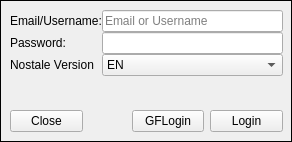
<?xml version="1.0" encoding="UTF-8"?>
<ui version="4.0">
 <class>PlayerUI</class>
 <widget class="QWidget" name="PlayerUI">
  <property name="geometry">
   <rect>
    <x>0</x>
    <y>0</y>
    <width>292</width>
    <height>142</height>
   </rect>
  </property>
  <property name="sizePolicy">
   <sizepolicy hsizetype="Expanding" vsizetype="Expanding">
    <horstretch>0</horstretch>
    <verstretch>0</verstretch>
   </sizepolicy>
  </property>
  <property name="windowTitle">
   <string>Form</string>
  </property>
  <layout class="QGridLayout" name="gridLayout_3">
   <property name="leftMargin">
    <number>0</number>
   </property>
   <property name="topMargin">
    <number>0</number>
   </property>
   <property name="rightMargin">
    <number>0</number>
   </property>
   <property name="bottomMargin">
    <number>0</number>
   </property>
   <property name="spacing">
    <number>0</number>
   </property>
   <item row="0" column="0">
    <widget class="QStackedWidget" name="stk_login_char">
     <property name="sizePolicy">
      <sizepolicy hsizetype="Minimum" vsizetype="Minimum">
       <horstretch>0</horstretch>
       <verstretch>0</verstretch>
      </sizepolicy>
     </property>
     <property name="minimumSize">
      <size>
       <width>250</width>
       <height>140</height>
      </size>
     </property>
     <property name="maximumSize">
      <size>
       <width>600</width>
       <height>600</height>
      </size>
     </property>
     <property name="autoFillBackground">
      <bool>true</bool>
     </property>
     <property name="frameShape">
      <enum>QFrame::Box</enum>
     </property>
     <property name="currentIndex">
      <number>0</number>
     </property>
     <widget class="QWidget" name="stk_pg_login">
      <layout class="QGridLayout" name="gridLayout_2">
       <item row="0" column="0" colspan="4">
        <layout class="QHBoxLayout" name="horizontalLayout_3">
         <property name="spacing">
          <number>0</number>
         </property>
         <item>
          <layout class="QVBoxLayout" name="verticalLayout_2">
           <item>
            <widget class="QLabel" name="lbl_username_inp">
             <property name="text">
              <string>Email/Username:</string>
             </property>
            </widget>
           </item>
           <item>
            <widget class="QLabel" name="lbl_password_inp">
             <property name="text">
              <string>Password: </string>
             </property>
            </widget>
           </item>
           <item>
            <widget class="QLabel" name="label_28">
             <property name="text">
              <string>Nostale Version</string>
             </property>
            </widget>
           </item>
          </layout>
         </item>
         <item>
          <layout class="QVBoxLayout" name="verticalLayout_3">
           <item>
            <widget class="QLineEdit" name="inp_username">
             <property name="placeholderText">
              <string>Email or Username</string>
             </property>
            </widget>
           </item>
           <item>
            <widget class="QLineEdit" name="inp_password">
             <property name="echoMode">
              <enum>QLineEdit::Password</enum>
             </property>
            </widget>
           </item>
           <item>
            <widget class="QComboBox" name="cmb_login_version">
             <item>
              <property name="text">
               <string>EN</string>
              </property>
             </item>
             <item>
              <property name="text">
               <string>DE</string>
              </property>
             </item>
             <item>
              <property name="text">
               <string>FR</string>
              </property>
             </item>
             <item>
              <property name="text">
               <string>IT</string>
              </property>
             </item>
             <item>
              <property name="text">
               <string>PL</string>
              </property>
             </item>
             <item>
              <property name="text">
               <string>ES</string>
              </property>
             </item>
             <item>
              <property name="text">
               <string>CZ</string>
              </property>
             </item>
             <item>
              <property name="text">
               <string>TR</string>
              </property>
             </item>
             <item>
              <property name="text">
               <string>RU</string>
              </property>
             </item>
             <item>
              <property name="text">
               <string>Vendetta</string>
              </property>
             </item>
             <item>
              <property name="text">
               <string>Custom Server (Edit in Settings)</string>
              </property>
             </item>
            </widget>
           </item>
          </layout>
         </item>
        </layout>
       </item>
       <item row="1" column="0">
        <spacer name="verticalSpacer_4">
         <property name="orientation">
          <enum>Qt::Vertical</enum>
         </property>
         <property name="sizeHint" stdset="0">
          <size>
           <width>20</width>
           <height>8</height>
          </size>
         </property>
        </spacer>
       </item>
       <item row="2" column="1">
        <spacer name="horizontalSpacer">
         <property name="orientation">
          <enum>Qt::Horizontal</enum>
         </property>
         <property name="sizeHint" stdset="0">
          <size>
           <width>0</width>
           <height>0</height>
          </size>
         </property>
        </spacer>
       </item>
       <item row="1" column="1">
        <spacer name="verticalSpacer_5">
         <property name="orientation">
          <enum>Qt::Vertical</enum>
         </property>
         <property name="sizeHint" stdset="0">
          <size>
           <width>20</width>
           <height>8</height>
          </size>
         </property>
        </spacer>
       </item>
       <item row="2" column="3">
        <widget class="QPushButton" name="login_login">
         <property name="text">
          <string>Login</string>
         </property>
        </widget>
       </item>
       <item row="2" column="0">
        <widget class="QPushButton" name="login_cancel_2">
         <property name="text">
          <string>Close</string>
         </property>
        </widget>
       </item>
       <item row="1" column="3">
        <spacer name="verticalSpacer_3">
         <property name="orientation">
          <enum>Qt::Vertical</enum>
         </property>
         <property name="sizeHint" stdset="0">
          <size>
           <width>20</width>
           <height>8</height>
          </size>
         </property>
        </spacer>
       </item>
       <item row="2" column="2">
        <widget class="QPushButton" name="gfloginstart">
         <property name="text">
          <string>GFLogin</string>
         </property>
        </widget>
       </item>
      </layout>
     </widget>
     <widget class="QWidget" name="page_3">
      <layout class="QGridLayout" name="gridLayout_4">
       <item row="0" column="0" colspan="3">
        <layout class="QVBoxLayout" name="verticalLayout_29">
         <property name="spacing">
          <number>0</number>
         </property>
         <item>
          <widget class="QLabel" name="label_26">
           <property name="text">
            <string>Server</string>
           </property>
          </widget>
         </item>
         <item>
          <widget class="QComboBox" name="cmb_server">
           <item>
            <property name="text">
             <string>Server 1 - Ancelloan</string>
            </property>
           </item>
           <item>
            <property name="text">
             <string>Server 2 - Fortuna</string>
            </property>
           </item>
           <item>
            <property name="text">
             <string>Server 3 - Zenas</string>
            </property>
           </item>
           <item>
            <property name="text">
             <string>Server 4 - Erenia</string>
            </property>
           </item>
          </widget>
         </item>
         <item>
          <widget class="QLabel" name="label_27">
           <property name="text">
            <string>Channel</string>
           </property>
          </widget>
         </item>
         <item>
          <widget class="QComboBox" name="cmb_channel">
           <item>
            <property name="text">
             <string>Channel 1</string>
            </property>
           </item>
           <item>
            <property name="text">
             <string>test</string>
            </property>
           </item>
           <item>
            <property name="text">
             <string>Channel 2</string>
            </property>
           </item>
           <item>
            <property name="text">
             <string>Channel 3</string>
            </property>
           </item>
           <item>
            <property name="text">
             <string>Channel 4</string>
            </property>
           </item>
           <item>
            <property name="text">
             <string>Channel 5</string>
            </property>
           </item>
           <item>
            <property name="text">
             <string>Channel 6</string>
            </property>
           </item>
          </widget>
         </item>
        </layout>
       </item>
       <item row="1" column="0">
        <spacer name="verticalSpacer_6">
         <property name="orientation">
          <enum>Qt::Vertical</enum>
         </property>
         <property name="sizeHint" stdset="0">
          <size>
           <width>20</width>
           <height>16</height>
          </size>
         </property>
        </spacer>
       </item>
       <item row="1" column="1">
        <spacer name="verticalSpacer_9">
         <property name="orientation">
          <enum>Qt::Vertical</enum>
         </property>
         <property name="sizeHint" stdset="0">
          <size>
           <width>20</width>
           <height>16</height>
          </size>
         </property>
        </spacer>
       </item>
       <item row="1" column="2">
        <spacer name="verticalSpacer_10">
         <property name="orientation">
          <enum>Qt::Vertical</enum>
         </property>
         <property name="sizeHint" stdset="0">
          <size>
           <width>20</width>
           <height>16</height>
          </size>
         </property>
        </spacer>
       </item>
       <item row="2" column="0">
        <widget class="QPushButton" name="login_cancel">
         <property name="text">
          <string>Close</string>
         </property>
        </widget>
       </item>
       <item row="2" column="1">
        <spacer name="horizontalSpacer_8">
         <property name="orientation">
          <enum>Qt::Horizontal</enum>
         </property>
         <property name="sizeHint" stdset="0">
          <size>
           <width>67</width>
           <height>20</height>
          </size>
         </property>
        </spacer>
       </item>
       <item row="2" column="2">
        <widget class="QPushButton" name="btn_select_server">
         <property name="text">
          <string>Continue</string>
         </property>
        </widget>
       </item>
      </layout>
     </widget>
     <widget class="QWidget" name="stk_pg_char">
      <layout class="QVBoxLayout" name="verticalLayout_4">
       <item>
        <widget class="QComboBox" name="login_char"/>
       </item>
       <item>
        <spacer name="verticalSpacer_7">
         <property name="orientation">
          <enum>Qt::Vertical</enum>
         </property>
         <property name="sizeType">
          <enum>QSizePolicy::Expanding</enum>
         </property>
         <property name="sizeHint" stdset="0">
          <size>
           <width>20</width>
           <height>64</height>
          </size>
         </property>
        </spacer>
       </item>
       <item>
        <layout class="QHBoxLayout" name="horizontalLayout_8">
         <item>
          <widget class="QPushButton" name="close">
           <property name="text">
            <string>Close</string>
           </property>
          </widget>
         </item>
         <item>
          <spacer name="horizontalSpacer_2">
           <property name="orientation">
            <enum>Qt::Horizontal</enum>
           </property>
           <property name="sizeHint" stdset="0">
            <size>
             <width>40</width>
             <height>20</height>
            </size>
           </property>
          </spacer>
         </item>
         <item>
          <widget class="QPushButton" name="btn_select_char">
           <property name="text">
            <string>Select</string>
           </property>
          </widget>
         </item>
        </layout>
       </item>
      </layout>
     </widget>
     <widget class="QWidget" name="stk_pg_info">
      <layout class="QVBoxLayout" name="verticalLayout">
       <item>
        <widget class="QLabel" name="label">
         <property name="maximumSize">
          <size>
           <width>16777215</width>
           <height>20</height>
          </size>
         </property>
         <property name="font">
          <font>
           <pointsize>12</pointsize>
          </font>
         </property>
         <property name="text">
          <string>ERROR:</string>
         </property>
        </widget>
       </item>
       <item>
        <widget class="QLabel" name="login_error">
         <property name="sizePolicy">
          <sizepolicy hsizetype="Expanding" vsizetype="Expanding">
           <horstretch>0</horstretch>
           <verstretch>0</verstretch>
          </sizepolicy>
         </property>
         <property name="font">
          <font>
           <pointsize>10</pointsize>
          </font>
         </property>
         <property name="styleSheet">
          <string notr="true">color:red;</string>
         </property>
         <property name="text">
          <string>errorstring</string>
         </property>
         <property name="alignment">
          <set>Qt::AlignLeading|Qt::AlignLeft|Qt::AlignTop</set>
         </property>
         <property name="wordWrap">
          <bool>true</bool>
         </property>
        </widget>
       </item>
       <item>
        <layout class="QHBoxLayout" name="horizontalLayout_4">
         <property name="spacing">
          <number>0</number>
         </property>
         <property name="sizeConstraint">
          <enum>QLayout::SetMinimumSize</enum>
         </property>
         <item>
          <spacer name="horizontalSpacer_3">
           <property name="orientation">
            <enum>Qt::Horizontal</enum>
           </property>
           <property name="sizeHint" stdset="0">
            <size>
             <width>40</width>
             <height>20</height>
            </size>
           </property>
          </spacer>
         </item>
         <item>
          <widget class="QPushButton" name="login_fail_ok">
           <property name="text">
            <string>OK!</string>
           </property>
          </widget>
         </item>
         <item>
          <widget class="QPushButton" name="loginFailRetry">
           <property name="text">
            <string>Retry</string>
           </property>
          </widget>
         </item>
         <item>
          <widget class="QPushButton" name="loginFailClose">
           <property name="text">
            <string>Close</string>
           </property>
          </widget>
         </item>
        </layout>
       </item>
      </layout>
     </widget>
     <widget class="QWidget" name="page_4">
      <layout class="QGridLayout" name="gridLayout_5">
       <item row="0" column="0" rowspan="3">
        <layout class="QVBoxLayout" name="verticalLayout_5">
         <item>
          <widget class="QLabel" name="cinfo_charimage">
           <property name="maximumSize">
            <size>
             <width>40</width>
             <height>40</height>
            </size>
           </property>
           <property name="text">
            <string/>
           </property>
           <property name="pixmap">
            <pixmap resource="images.qrc">:/profiles/ressources/1.png</pixmap>
           </property>
           <property name="scaledContents">
            <bool>true</bool>
           </property>
          </widget>
         </item>
         <item>
          <widget class="QLabel" name="vendetta">
           <property name="maximumSize">
            <size>
             <width>40</width>
             <height>16777215</height>
            </size>
           </property>
           <property name="font">
            <font>
             <pointsize>5</pointsize>
            </font>
           </property>
           <property name="text">
            <string/>
           </property>
           <property name="alignment">
            <set>Qt::AlignCenter</set>
           </property>
          </widget>
         </item>
        </layout>
       </item>
       <item row="0" column="1" colspan="4">
        <layout class="QHBoxLayout" name="horizontalLayout_6">
         <property name="spacing">
          <number>4</number>
         </property>
         <property name="sizeConstraint">
          <enum>QLayout::SetMaximumSize</enum>
         </property>
         <item>
          <widget class="QLabel" name="cinfo_username">
           <property name="maximumSize">
            <size>
             <width>16777215</width>
             <height>20</height>
            </size>
           </property>
           <property name="font">
            <font>
             <pointsize>9</pointsize>
             <weight>75</weight>
             <bold>true</bold>
            </font>
           </property>
           <property name="text">
            <string>Username</string>
           </property>
          </widget>
         </item>
         <item>
          <spacer name="horizontalSpacer_4">
           <property name="orientation">
            <enum>Qt::Horizontal</enum>
           </property>
           <property name="sizeHint" stdset="0">
            <size>
             <width>0</width>
             <height>2</height>
            </size>
           </property>
          </spacer>
         </item>
         <item>
          <widget class="QLabel" name="label_4">
           <property name="maximumSize">
            <size>
             <width>16777215</width>
             <height>20</height>
            </size>
           </property>
           <property name="font">
            <font>
             <weight>75</weight>
             <bold>true</bold>
            </font>
           </property>
           <property name="text">
            <string>Lv.</string>
           </property>
          </widget>
         </item>
         <item>
          <widget class="QLabel" name="cinfo_lvl">
           <property name="maximumSize">
            <size>
             <width>16777215</width>
             <height>20</height>
            </size>
           </property>
           <property name="text">
            <string>99</string>
           </property>
          </widget>
         </item>
         <item>
          <widget class="QLabel" name="label_6">
           <property name="maximumSize">
            <size>
             <width>16777215</width>
             <height>20</height>
            </size>
           </property>
           <property name="font">
            <font>
             <weight>75</weight>
             <bold>true</bold>
            </font>
           </property>
           <property name="text">
            <string>JLv.</string>
           </property>
          </widget>
         </item>
         <item>
          <widget class="QLabel" name="cinfi_jlvl">
           <property name="maximumSize">
            <size>
             <width>16777215</width>
             <height>20</height>
            </size>
           </property>
           <property name="text">
            <string>99</string>
           </property>
          </widget>
         </item>
        </layout>
       </item>
       <item row="1" column="1" colspan="4">
        <layout class="QHBoxLayout" name="horizontalLayout_7">
         <item>
          <layout class="QHBoxLayout" name="horizontalLayout_9">
           <property name="spacing">
            <number>0</number>
           </property>
           <item>
            <widget class="QLabel" name="label_2">
             <property name="maximumSize">
              <size>
               <width>10</width>
               <height>10</height>
              </size>
             </property>
             <property name="text">
              <string/>
             </property>
             <property name="pixmap">
              <pixmap resource="images.qrc">:/icons/ressources/Gold.png</pixmap>
             </property>
             <property name="scaledContents">
              <bool>true</bool>
             </property>
            </widget>
           </item>
           <item>
            <widget class="QLabel" name="cinfo_gold">
             <property name="sizePolicy">
              <sizepolicy hsizetype="Minimum" vsizetype="Minimum">
               <horstretch>0</horstretch>
               <verstretch>0</verstretch>
              </sizepolicy>
             </property>
             <property name="text">
              <string>0</string>
             </property>
            </widget>
           </item>
           <item>
            <widget class="QLabel" name="cinfo_goldwin">
             <property name="sizePolicy">
              <sizepolicy hsizetype="Expanding" vsizetype="Preferred">
               <horstretch>0</horstretch>
               <verstretch>0</verstretch>
              </sizepolicy>
             </property>
             <property name="font">
              <font>
               <pointsize>7</pointsize>
              </font>
             </property>
             <property name="text">
              <string>+0</string>
             </property>
            </widget>
           </item>
          </layout>
         </item>
         <item>
          <layout class="QHBoxLayout" name="horizontalLayout_10">
           <item>
            <widget class="QLabel" name="label_3">
             <property name="sizePolicy">
              <sizepolicy hsizetype="Minimum" vsizetype="Minimum">
               <horstretch>0</horstretch>
               <verstretch>0</verstretch>
              </sizepolicy>
             </property>
             <property name="minimumSize">
              <size>
               <width>10</width>
               <height>10</height>
              </size>
             </property>
             <property name="maximumSize">
              <size>
               <width>10</width>
               <height>10</height>
              </size>
             </property>
             <property name="text">
              <string/>
             </property>
             <property name="pixmap">
              <pixmap resource="images.qrc">:/icons/ressources/map.png</pixmap>
             </property>
             <property name="scaledContents">
              <bool>true</bool>
             </property>
            </widget>
           </item>
           <item>
            <widget class="QLabel" name="cinfo_mapname">
             <property name="sizePolicy">
              <sizepolicy hsizetype="Minimum" vsizetype="Preferred">
               <horstretch>0</horstretch>
               <verstretch>0</verstretch>
              </sizepolicy>
             </property>
             <property name="text">
              <string/>
             </property>
             <property name="alignment">
              <set>Qt::AlignRight|Qt::AlignTrailing|Qt::AlignVCenter</set>
             </property>
            </widget>
           </item>
          </layout>
         </item>
        </layout>
       </item>
       <item row="2" column="1" rowspan="2" colspan="4">
        <layout class="QGridLayout" name="gridLayout">
         <item row="0" column="0">
          <widget class="QLabel" name="status_ic">
           <property name="minimumSize">
            <size>
             <width>8</width>
             <height>8</height>
            </size>
           </property>
           <property name="maximumSize">
            <size>
             <width>8</width>
             <height>8</height>
            </size>
           </property>
           <property name="text">
            <string/>
           </property>
           <property name="pixmap">
            <pixmap resource="images.qrc">:/profiles/ressources/statusred.png</pixmap>
           </property>
           <property name="scaledContents">
            <bool>true</bool>
           </property>
          </widget>
         </item>
         <item row="0" column="1">
          <widget class="QLabel" name="label_10">
           <property name="font">
            <font>
             <pointsize>7</pointsize>
            </font>
           </property>
           <property name="text">
            <string>Instant Combat</string>
           </property>
          </widget>
         </item>
         <item row="0" column="2">
          <widget class="QLabel" name="status_sell">
           <property name="minimumSize">
            <size>
             <width>8</width>
             <height>8</height>
            </size>
           </property>
           <property name="maximumSize">
            <size>
             <width>8</width>
             <height>8</height>
            </size>
           </property>
           <property name="text">
            <string/>
           </property>
           <property name="pixmap">
            <pixmap resource="images.qrc">:/profiles/ressources/statusred.png</pixmap>
           </property>
           <property name="scaledContents">
            <bool>true</bool>
           </property>
          </widget>
         </item>
         <item row="0" column="3">
          <widget class="QLabel" name="label_12">
           <property name="font">
            <font>
             <pointsize>7</pointsize>
            </font>
           </property>
           <property name="text">
            <string>Auto Selling</string>
           </property>
          </widget>
         </item>
         <item row="1" column="0">
          <widget class="QLabel" name="status_buy">
           <property name="minimumSize">
            <size>
             <width>8</width>
             <height>8</height>
            </size>
           </property>
           <property name="maximumSize">
            <size>
             <width>8</width>
             <height>8</height>
            </size>
           </property>
           <property name="text">
            <string/>
           </property>
           <property name="pixmap">
            <pixmap resource="images.qrc">:/profiles/ressources/statusred.png</pixmap>
           </property>
           <property name="scaledContents">
            <bool>true</bool>
           </property>
          </widget>
         </item>
         <item row="1" column="1">
          <widget class="QLabel" name="label_11">
           <property name="font">
            <font>
             <pointsize>7</pointsize>
            </font>
           </property>
           <property name="text">
            <string>Auto Buying</string>
           </property>
          </widget>
         </item>
         <item row="1" column="2">
          <widget class="QLabel" name="status_crafting">
           <property name="minimumSize">
            <size>
             <width>8</width>
             <height>8</height>
            </size>
           </property>
           <property name="maximumSize">
            <size>
             <width>8</width>
             <height>8</height>
            </size>
           </property>
           <property name="text">
            <string/>
           </property>
           <property name="pixmap">
            <pixmap resource="images.qrc">:/profiles/ressources/statusred.png</pixmap>
           </property>
           <property name="scaledContents">
            <bool>true</bool>
           </property>
          </widget>
         </item>
         <item row="1" column="3">
          <widget class="QLabel" name="label_13">
           <property name="font">
            <font>
             <pointsize>7</pointsize>
            </font>
           </property>
           <property name="text">
            <string>Auto Crafting</string>
           </property>
          </widget>
         </item>
        </layout>
       </item>
       <item row="3" column="0">
        <spacer name="verticalSpacer">
         <property name="orientation">
          <enum>Qt::Vertical</enum>
         </property>
         <property name="sizeHint" stdset="0">
          <size>
           <width>20</width>
           <height>0</height>
          </size>
         </property>
        </spacer>
       </item>
       <item row="4" column="0">
        <widget class="QToolButton" name="cinfo_logout">
         <property name="sizePolicy">
          <sizepolicy hsizetype="Minimum" vsizetype="Minimum">
           <horstretch>0</horstretch>
           <verstretch>0</verstretch>
          </sizepolicy>
         </property>
         <property name="maximumSize">
          <size>
           <width>16777215</width>
           <height>10000</height>
          </size>
         </property>
         <property name="text">
          <string>LOGOUT</string>
         </property>
        </widget>
       </item>
       <item row="4" column="1">
        <spacer name="horizontalSpacer_6">
         <property name="orientation">
          <enum>Qt::Horizontal</enum>
         </property>
         <property name="sizeHint" stdset="0">
          <size>
           <width>0</width>
           <height>13</height>
          </size>
         </property>
        </spacer>
       </item>
       <item row="4" column="2">
        <spacer name="verticalSpacer_11">
         <property name="orientation">
          <enum>Qt::Vertical</enum>
         </property>
         <property name="sizeHint" stdset="0">
          <size>
           <width>20</width>
           <height>0</height>
          </size>
         </property>
        </spacer>
       </item>
       <item row="4" column="4">
        <layout class="QHBoxLayout" name="horizontalLayout_5">
         <property name="spacing">
          <number>0</number>
         </property>
         <item>
          <widget class="QToolButton" name="toolButton_4">
           <property name="enabled">
            <bool>true</bool>
           </property>
           <property name="sizePolicy">
            <sizepolicy hsizetype="Minimum" vsizetype="Minimum">
             <horstretch>1</horstretch>
             <verstretch>1</verstretch>
            </sizepolicy>
           </property>
           <property name="minimumSize">
            <size>
             <width>20</width>
             <height>20</height>
            </size>
           </property>
           <property name="maximumSize">
            <size>
             <width>1000</width>
             <height>1000</height>
            </size>
           </property>
           <property name="text">
            <string/>
           </property>
           <property name="icon">
            <iconset resource="images.qrc">
             <normaloff>:/icons/ressources/chaticon.png</normaloff>:/icons/ressources/chaticon.png</iconset>
           </property>
          </widget>
         </item>
         <item>
          <widget class="QToolButton" name="cinfo_money">
           <property name="sizePolicy">
            <sizepolicy hsizetype="Minimum" vsizetype="Minimum">
             <horstretch>1</horstretch>
             <verstretch>1</verstretch>
            </sizepolicy>
           </property>
           <property name="minimumSize">
            <size>
             <width>20</width>
             <height>20</height>
            </size>
           </property>
           <property name="maximumSize">
            <size>
             <width>1000</width>
             <height>1000</height>
            </size>
           </property>
           <property name="text">
            <string/>
           </property>
           <property name="icon">
            <iconset resource="images.qrc">
             <normaloff>:/icons/ressources/shopicon.png</normaloff>:/icons/ressources/shopicon.png</iconset>
           </property>
          </widget>
         </item>
         <item>
          <widget class="QToolButton" name="cinfi_minimap">
           <property name="sizePolicy">
            <sizepolicy hsizetype="Minimum" vsizetype="Minimum">
             <horstretch>1</horstretch>
             <verstretch>1</verstretch>
            </sizepolicy>
           </property>
           <property name="minimumSize">
            <size>
             <width>20</width>
             <height>20</height>
            </size>
           </property>
           <property name="maximumSize">
            <size>
             <width>1000</width>
             <height>1000</height>
            </size>
           </property>
           <property name="toolTip">
            <string extracomment="Minimap"/>
           </property>
           <property name="text">
            <string/>
           </property>
           <property name="icon">
            <iconset resource="images.qrc">
             <normaloff>:/icons/ressources/mapicon.png</normaloff>:/icons/ressources/mapicon.png</iconset>
           </property>
           <property name="iconSize">
            <size>
             <width>20</width>
             <height>20</height>
            </size>
           </property>
          </widget>
         </item>
         <item>
          <widget class="QToolButton" name="cinfo_settings">
           <property name="sizePolicy">
            <sizepolicy hsizetype="Minimum" vsizetype="Minimum">
             <horstretch>1</horstretch>
             <verstretch>1</verstretch>
            </sizepolicy>
           </property>
           <property name="minimumSize">
            <size>
             <width>20</width>
             <height>20</height>
            </size>
           </property>
           <property name="maximumSize">
            <size>
             <width>1000</width>
             <height>1000</height>
            </size>
           </property>
           <property name="toolTip">
            <string extracomment="Settings"/>
           </property>
           <property name="text">
            <string/>
           </property>
           <property name="icon">
            <iconset resource="images.qrc">
             <normaloff>:/icons/ressources/settingsicon.png</normaloff>:/icons/ressources/settingsicon.png</iconset>
           </property>
          </widget>
         </item>
        </layout>
       </item>
      </layout>
     </widget>
     <widget class="QWidget" name="page">
      <widget class="QLabel" name="gfloginStatus">
       <property name="geometry">
        <rect>
         <x>9</x>
         <y>9</y>
         <width>271</width>
         <height>91</height>
        </rect>
       </property>
       <property name="sizePolicy">
        <sizepolicy hsizetype="Minimum" vsizetype="Minimum">
         <horstretch>0</horstretch>
         <verstretch>0</verstretch>
        </sizepolicy>
       </property>
       <property name="text">
        <string>Please login to Nostale using the Gameforge Launcher.You need to run this Bot as Admin to use it!</string>
       </property>
       <property name="alignment">
        <set>Qt::AlignLeading|Qt::AlignLeft|Qt::AlignTop</set>
       </property>
       <property name="wordWrap">
        <bool>true</bool>
       </property>
      </widget>
      <widget class="QPushButton" name="gfloginStop">
       <property name="geometry">
        <rect>
         <x>9</x>
         <y>108</y>
         <width>75</width>
         <height>23</height>
        </rect>
       </property>
       <property name="sizePolicy">
        <sizepolicy hsizetype="Minimum" vsizetype="Fixed">
         <horstretch>0</horstretch>
         <verstretch>0</verstretch>
        </sizepolicy>
       </property>
       <property name="text">
        <string>Stop</string>
       </property>
      </widget>
      <widget class="QLabel" name="label_5">
       <property name="geometry">
        <rect>
         <x>140</x>
         <y>110</y>
         <width>136</width>
         <height>16</height>
        </rect>
       </property>
       <property name="sizePolicy">
        <sizepolicy hsizetype="Minimum" vsizetype="Minimum">
         <horstretch>0</horstretch>
         <verstretch>0</verstretch>
        </sizepolicy>
       </property>
       <property name="palette">
        <palette>
         <active>
          <colorrole role="WindowText">
           <brush brushstyle="SolidPattern">
            <color alpha="255">
             <red>255</red>
             <green>0</green>
             <blue>0</blue>
            </color>
           </brush>
          </colorrole>
          <colorrole role="Text">
           <brush brushstyle="SolidPattern">
            <color alpha="255">
             <red>255</red>
             <green>0</green>
             <blue>0</blue>
            </color>
           </brush>
          </colorrole>
          <colorrole role="PlaceholderText">
           <brush brushstyle="NoBrush">
            <color alpha="128">
             <red>255</red>
             <green>0</green>
             <blue>0</blue>
            </color>
           </brush>
          </colorrole>
         </active>
         <inactive>
          <colorrole role="WindowText">
           <brush brushstyle="SolidPattern">
            <color alpha="255">
             <red>255</red>
             <green>0</green>
             <blue>0</blue>
            </color>
           </brush>
          </colorrole>
          <colorrole role="Text">
           <brush brushstyle="SolidPattern">
            <color alpha="255">
             <red>255</red>
             <green>0</green>
             <blue>0</blue>
            </color>
           </brush>
          </colorrole>
          <colorrole role="PlaceholderText">
           <brush brushstyle="NoBrush">
            <color alpha="128">
             <red>255</red>
             <green>0</green>
             <blue>0</blue>
            </color>
           </brush>
          </colorrole>
         </inactive>
         <disabled>
          <colorrole role="WindowText">
           <brush brushstyle="SolidPattern">
            <color alpha="255">
             <red>120</red>
             <green>120</green>
             <blue>120</blue>
            </color>
           </brush>
          </colorrole>
          <colorrole role="Text">
           <brush brushstyle="SolidPattern">
            <color alpha="255">
             <red>120</red>
             <green>120</green>
             <blue>120</blue>
            </color>
           </brush>
          </colorrole>
          <colorrole role="PlaceholderText">
           <brush brushstyle="NoBrush">
            <color alpha="128">
             <red>255</red>
             <green>0</green>
             <blue>0</blue>
            </color>
           </brush>
          </colorrole>
         </disabled>
        </palette>
       </property>
       <property name="text">
        <string>This feature is experimental </string>
       </property>
      </widget>
     </widget>
    </widget>
   </item>
  </layout>
 </widget>
 <resources>
  <include location="images.qrc"/>
 </resources>
 <connections/>
</ui>
